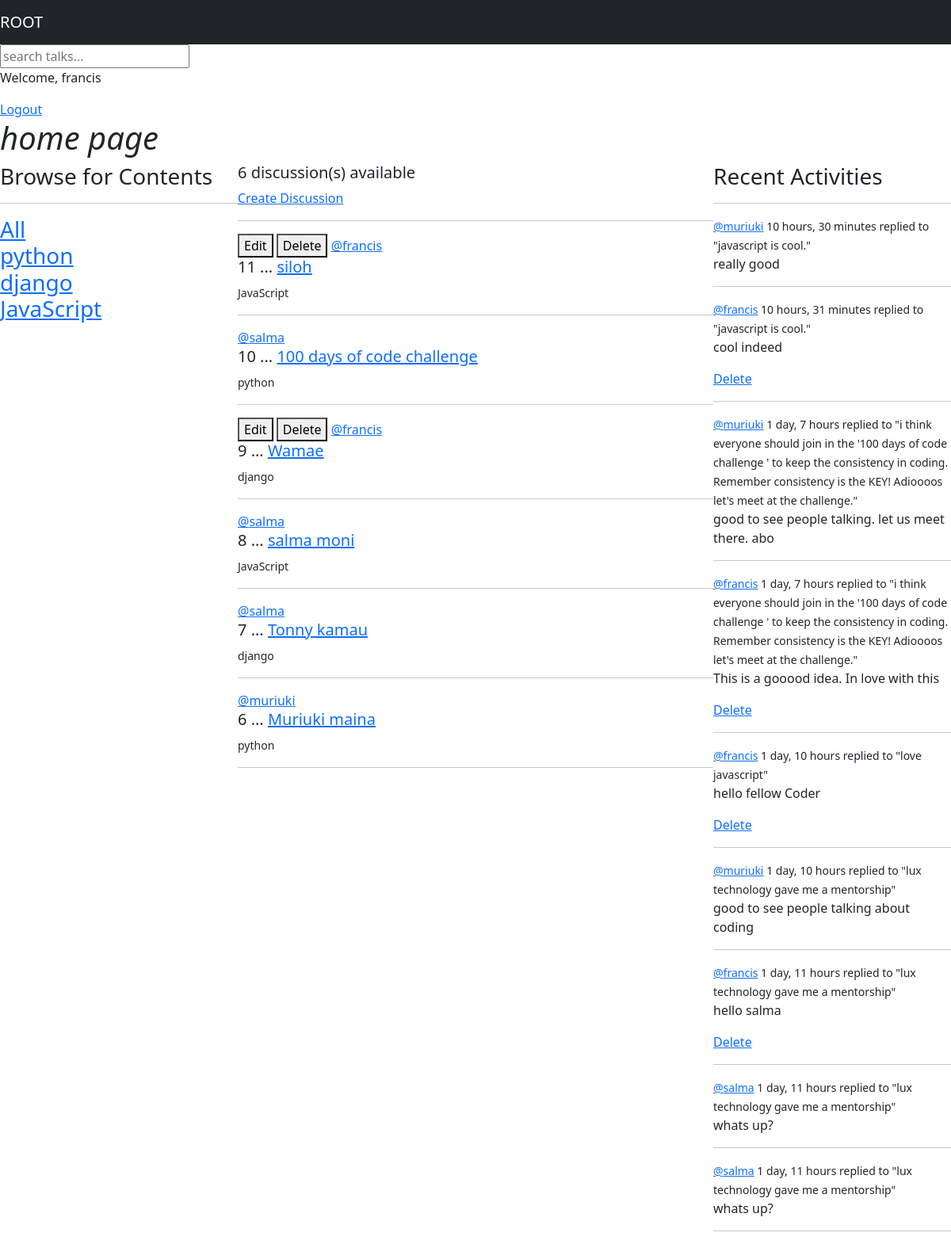
The page / (signed in) on the database its author committed.
### base/models.py (models this page shows, shortened)
class Topic(models.Model):
    name=models.CharField(max_length=200)

class Discussion(models.Model):
    name=models.CharField(max_length=200)
    host=models.ForeignKey(User,on_delete=models.SET_NULL,null=True)
    topic=models.ForeignKey(Topic,on_delete=models.SET_NULL,null=True)
    description=models.TextField(null=True,blank=True)
    participants=models.ManyToManyField(User,related_name='participants',blank=True)
    timeUpdated=models.DateTimeField(auto_now=True)
    timeCreated=models.DateTimeField(auto_now_add=True)
    class Meta:
        ordering=['-timeCreated','-timeUpdated']

class  Blog(models.Model):
    user=models.ForeignKey(User,on_delete=models.CASCADE)
    discuss=models.ForeignKey(Discussion,on_delete=models.CASCADE)
    body=models.TextField()
    timeUpdated=models.DateTimeField(auto_now=True)
    timeCreated=models.DateTimeField(auto_now_add=True)
    class Meta:
        ordering=['-timeCreated','-timeUpdated']
    def __str__(self):
        return self.body[0:50]

### base/views.py (the view)
# urls.py: path('',views.home,name="home"),
def home(request):
    q= request.GET.get('q') if request.GET.get ('q') !=None else ''
    discussion=Discussion.objects.filter(
    Q(topic__name__icontains=q)|
    Q(name__icontains=q)|
    Q(description__icontains=q)
    )
    topics=Topic.objects.all()
    discussion_count=discussion.count()
    room_messages=Blog.objects.filter(Q(discuss__topic__name__icontains=q))
    discussed={'discussion': discussion,'topics':topics, 'discussion_count':discussion_count,'room_messages':room_messages}
    return render(request,'base/home.html',discussed)

### base/templates/base/home.html (shortened to what this page needs)
{% extends 'main.html'%}
{% block content%}
<h1><em> home page</em></h1>
<div class="home-container">
    <div>
       {% include 'base/topics_components.html'%}
    </div>
    <div>
        <h5>{{discussion_count}}  discussion(s) available</h5>
        <a href="{% url 'create_room'%}">Create Discussion</a>
    <hr>
    <div>
      {%include 'base/feed_component.html'%}
    </div>
    </div>
    <div>
        {% include 'base/activity_component.html'%}
    </div>
</div>
{%endblock content%}

### templates/navbar.html (shortened to what this page needs)
<!DOCTYPE html>
<html lang="en">
<head>
<link href="https://cdn.jsdelivr.net/npm/bootstrap@5.1.3/dist/css/bootstrap.min.css" rel="stylesheet">
</head>
<body>
    <nav class="navbar navbar-dark bg-dark">
        <a class="navbar-brand" href="#">ROOT</a>
    </nav>
    <form method="GET" action="{% url 'home'%}">
        <input type="text" name="q" placeholder="search talks..."/>
    </form>
    {% if request.user.is_authenticated%}
    <p>Welcome, {{user.username}}</p>
    <a href="{%url 'logout'%}">Logout</a>
    {%endif%}
</html>

### base/templates/base/topics_components.html
<h3>
    Browse for Contents
<h3/><hr>
<div>
    <a href="{% url 'home'%}">All</a>
</div>
{%for topic in topics%}
<div>
    <a href="{% url 'home'%}?q ={{topic.name}}">{{topic.name}}</a>
</div>
{% endfor %}

### base/templates/base/feed_component.html
{%for discuss in discussion%}
<div>
    {% if request.user == discuss.host%}
    <a href="{% url 'update_room' discuss.id %}"><button>Edit</button></a>
    <a href="{% url 'delete_room' discuss.id %}"><button>Delete</button></a>
    {%endif%}
    <a href="{% url 'user-profile' discuss.host.id %}">@{{discuss.host.username}}</a>
    <h5>{{discuss.id}} ... <a href="{% url 'room' discuss.id %}">{{discuss.name}}</a></h5>
    <small>{{discuss.topic.name}}</small>
    <hr>
</div>
{% endfor%}

### base/templates/base/activity_component.html
    <h3>Recent Activities</h3><hr>
        {% for message in room_messages%}
        <div class="">
            <small> <a href="{% url 'user-profile' message.id%}">
                @{{message.user}}</a> {{message.timeCreated|timesince}}
            </small>
            <small>
               replied to  "{{message.discuss.description}}"
            </small>
            <p>{{message}}</p>
            {%if request.user == message.user%}
            <a href="{% url 'delete_chat' message.id%}">Delete</a>
            {%endif%}
            <hr>
        </div>
        {%endfor%}

### base/static/styles/main.css (style rules this page uses)
body { background-color: aliceblue; padding: 0%; margin: 0%; }

### base/templates/base/home.html (style rules this page uses)
.home-container { display:grid; grid-template-columns: 1fr 2fr 1fr; }

### rows shown on the page
Topic: name "python"
Topic: name "django"
Topic: name "JavaScript"
Discussion: shows "Edit", host.username "francis", id "11", name "siloh", topic.name "JavaScript"
Discussion: host.username "salma", id "10", name "100 days of code challenge", topic.name "python"
Discussion: shows "Edit", host.username "francis", id "9", name "Wamae", topic.name "django"
Discussion: host.username "salma", id "8", name "salma moni", topic.name "JavaScript"
Discussion: host.username "salma", id "7", name "Tonny kamau", topic.name "django"
Discussion: host.username "muriuki", id "6", name "Muriuki maina", topic.name "python"
Blog: user "muriuki", timeCreated "10 hours, 30 minutes", discuss.description "javascript is cool.", body "really good"
Blog: user "francis", timeCreated "10 hours, 31 minutes", discuss.description "javascript is cool.", body "cool indeed", shows "Delete"
Blog: user "muriuki", timeCreated "1 day, 7 hours", discuss.description "i think everyone should join in the '100 days of code challenge ' to keep the consistency in coding. Remember consistency is the KEY! Adioooos let's meet at the challenge.", body "good to see people talking. let us meet there. abo"
Blog: user "francis", timeCreated "1 day, 7 hours", discuss.description "i think everyone should join in the '100 days of code challenge ' to keep the consistency in coding. Remember consistency is the KEY! Adioooos let's meet at the challenge.", body "This is a gooood idea. In love with this", shows "Delete"
Blog: user "francis", timeCreated "1 day, 10 hours", discuss.description "love javascript", body "hello fellow Coder", shows "Delete"
Blog: user "muriuki", timeCreated "1 day, 10 hours", discuss.description "lux technology gave me a mentorship", body "good to see people talking about coding"
Blog: user "francis", timeCreated "1 day, 11 hours", discuss.description "lux technology gave me a mentorship", body "hello salma", shows "Delete"
Blog: user "salma", timeCreated "1 day, 11 hours", discuss.description "lux technology gave me a mentorship", body "whats up?"
Blog: user "salma", timeCreated "1 day, 11 hours", discuss.description "lux technology gave me a mentorship", body "whats up?"

### other values the page prints
{{ user.username }} "francis"
{{ discussion_count }} "6"
